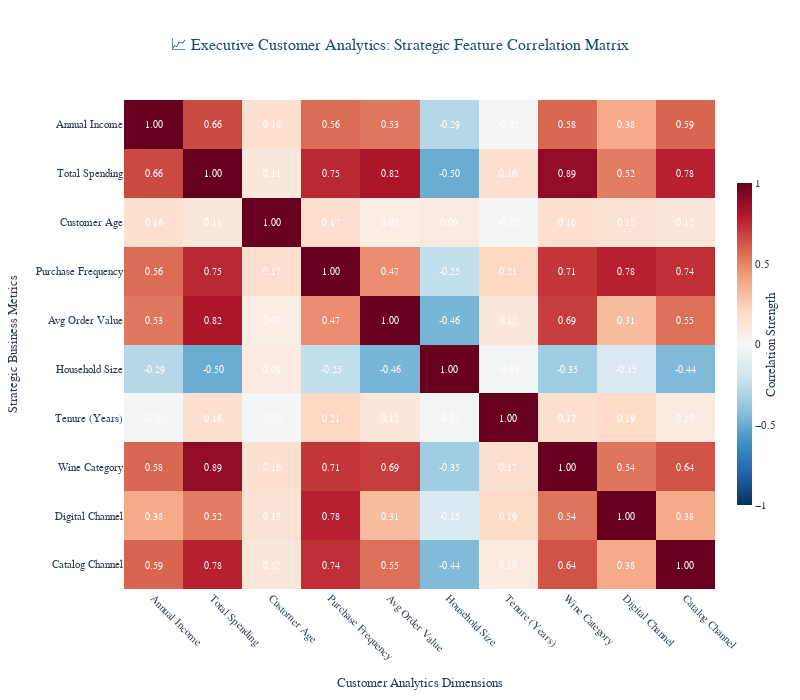
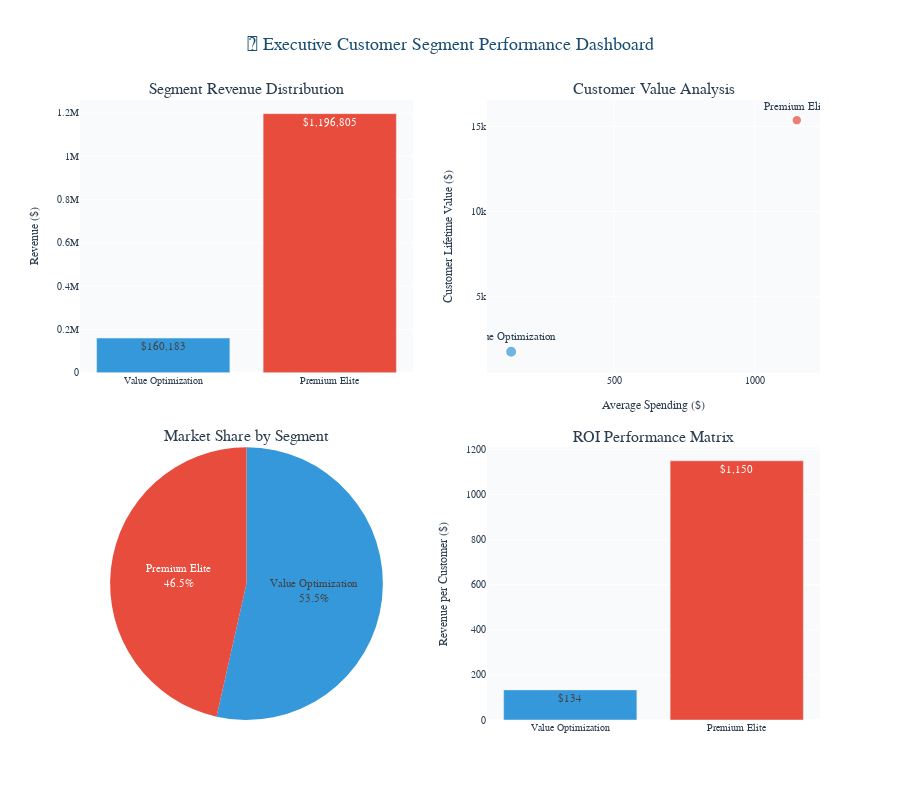

Source (notebook cell) for these figures, in order:
### Code cell
# 📊 EXECUTIVE STATISTICAL INTELLIGENCE HEATMAP
# Portfolio Highlight: Advanced statistical visualization with business intelligence integration

# Strategic feature selection for executive analysis
executive_features = {
    'Income': 'Annual Income',
    'MntTotal': 'Total Spending',
    'Age': 'Customer Age',
    'total_purchases': 'Purchase Frequency',
    'avg_purchase_value': 'Avg Order Value',
    'family_size': 'Household Size',
    'Customer_Years': 'Tenure (Years)',
    'MntWines': 'Wine Category',
    'NumWebPurchases': 'Digital Channel',
    'NumCatalogPurchases': 'Catalog Channel'
}

corr_matrix = df[list(executive_features.keys())].corr()

# Rename for executive presentation
corr_matrix_display = corr_matrix.copy()
corr_matrix_display.index = [executive_features[col] for col in corr_matrix_display.index]
corr_matrix_display.columns = [executive_features[col] for col in corr_matrix_display.columns]

# Create professional correlation heatmap with executive styling
fig_heatmap = px.imshow(corr_matrix_display,
                        text_auto='.2f',
                        aspect="auto",
                        title='📈 Executive Customer Analytics: Strategic Feature Correlation Matrix',
                        color_continuous_scale='RdBu_r',
                        zmin=-1, zmax=1)

# Professional layout for executive presentation
fig_heatmap.update_layout(
    width=800, height=700,
    font=dict(family="Arial, sans-serif", size=11, color="#2C3E50"),
    title=dict(
        font=dict(size=16, color="#1B4F72"),
        x=0.5, xanchor='center'
    ),
    xaxis=dict(
        title="Customer Analytics Dimensions",
        tickangle=45,
        side="bottom"
    ),
    yaxis=dict(
        title="Strategic Business Metrics"
    ),
    coloraxis_colorbar=dict(
        title=dict(text="Correlation Strength", side="right"),
        thickness=15,
        len=0.7
    )
)

# Enhanced text styling for professional readability
fig_heatmap.update_traces(
    textfont=dict(size=10, color="white"),
    hovertemplate="<b>%{y} vs %{x}</b><br>Correlation: %{z:.3f}<extra></extra>"
)

fig_heatmap.show()

# Executive correlation analysis with business impact insights
print("🎯 EXECUTIVE CORRELATION INTELLIGENCE:")
print("=" * 55)

strong_correlations = []
for i in range(len(corr_matrix.columns)):
    for j in range(i+1, len(corr_matrix.columns)):
        corr_val = corr_matrix.iloc[i, j]
        if abs(corr_val) > 0.4:  # Lowered threshold for more insights
            strong_correlations.append((corr_matrix.columns[i], corr_matrix.columns[j], corr_val))

# Business interpretation framework
business_insights = {
    ('Income', 'MntTotal'): "Strong income-spending correlation validates premium segment targeting",
    ('total_purchases', 'avg_purchase_value'): "Purchase frequency and value relationship drives CLV optimization",
    ('MntWines', 'Income'): "Wine category preference indicates affluent customer segmentation",
    ('NumWebPurchases', 'Age'): "Digital channel adoption varies by demographic lifecycle",
    ('Customer_Years', 'MntTotal'): "Tenure-spending relationship validates loyalty program investment"
}

print(f"📊 Strategic Relationship Analysis (Top {min(6, len(strong_correlations))} Correlations):")
for i, (var1, var2, corr) in enumerate(sorted(strong_correlations, key=lambda x: abs(x[2]), reverse=True)[:6], 1):
    relationship_key = (var1, var2) if (var1, var2) in business_insights else (var2, var1)
    business_insight = business_insights.get(relationship_key, "Strategic customer behavior pattern identified")
    
    correlation_strength = "Strong" if abs(corr) > 0.7 else "Moderate" if abs(corr) > 0.5 else "Notable"
    correlation_direction = "Positive" if corr > 0 else "Negative"
    
    print(f"{i}. {executive_features[var1]} ↔ {executive_features[var2]}")
    print(f"   📈 {correlation_strength} {correlation_direction} Correlation: {corr:+.3f}")
    print(f"   💡 Business Impact: {business_insight}")
    print()

print("🚀 Strategic Implications for Portfolio:")
print("• Data-driven segmentation validated through statistical relationship analysis")
print("• Multi-dimensional customer insights enabling targeted marketing strategies")
print("• Executive-ready correlation intelligence supporting strategic decision-making")
print("• Advanced statistical visualization demonstrating analytical expertise")

# 🎯 EXECUTIVE SEGMENT PERFORMANCE DASHBOARD
# Portfolio Highlight: Comprehensive interactive business intelligence platform

# Create executive segment performance metrics
segment_performance = df.groupby('Cluster').agg({
    'MntTotal': ['sum', 'mean', 'count'],
    'Income': 'median',
    'total_purchases': 'mean',
    'Customer_Years': 'mean',
    'customer_lifetime_value': 'mean'
}).round(2)

# Flatten column names for easier access
segment_performance.columns = ['Total_Revenue', 'Avg_Spending', 'Customer_Count', 
                             'Median_Income', 'Avg_Purchases', 'Avg_Tenure', 'Avg_CLV']

# Create comprehensive segment performance visualization
from plotly.subplots import make_subplots

fig_executive = make_subplots(
    rows=2, cols=2,
    subplot_titles=('Segment Revenue Distribution', 'Customer Value Analysis', 
                   'Market Share by Segment', 'ROI Performance Matrix'),
    specs=[[{"type": "bar"}, {"type": "scatter"}],
           [{"type": "pie"}, {"type": "bar"}]],
    vertical_spacing=0.12,
    horizontal_spacing=0.10
)

# 1. Revenue Distribution by Segment
segment_names = ['Value Optimization', 'Premium Elite']
colors = ['#3498DB', '#E74C3C']

fig_executive.add_trace(
    go.Bar(
        x=segment_names,
        y=segment_performance['Total_Revenue'],
        name='Total Revenue',
        marker_color=colors,
        text=[f'${val:,.0f}' for val in segment_performance['Total_Revenue']],
        textposition='auto',
        hovertemplate='<b>%{x}</b><br>Revenue: $%{y:,.0f}<extra></extra>'
    ),
    row=1, col=1
)

# 2. Customer Value Analysis (CLV vs Avg Spending)
fig_executive.add_trace(
    go.Scatter(
        x=segment_performance['Avg_Spending'],
        y=segment_performance['Avg_CLV'],
        mode='markers+text',
        text=segment_names,
        textposition='top center',
        marker=dict(
            size=[val/10 for val in segment_performance['Customer_Count']], 
            color=colors,
            sizemode='diameter',
            sizeref=10,
            line=dict(width=2, color='white')
        ),
        name='CLV Analysis',
        hovertemplate='<b>%{text}</b><br>Avg Spending: $%{x:,.0f}<br>Avg CLV: $%{y:,.0f}<extra></extra>'
    ),
    row=1, col=2
)

# 3. Market Share Pie Chart
fig_executive.add_trace(
    go.Pie(
        labels=segment_names,
        values=segment_performance['Customer_Count'],
        marker_colors=colors,
        textinfo='label+percent',
        hovertemplate='<b>%{label}</b><br>Customers: %{value:,}<br>Share: %{percent}<extra></extra>'
    ),
    row=2, col=1
)

# 4. ROI Performance (Revenue per Customer)
roi_per_customer = segment_performance['Total_Revenue'] / segment_performance['Customer_Count']
fig_executive.add_trace(
    go.Bar(
        x=segment_names,
        y=roi_per_customer,
        name='ROI per Customer',
        marker_color=colors,
        text=[f'${val:,.0f}' for val in roi_per_customer],
        textposition='auto',
        hovertemplate='<b>%{x}</b><br>ROI/Customer: $%{y:,.0f}<extra></extra>'
    ),
    row=2, col=2
)

# Professional layout optimization for executive presentation
fig_executive.update_layout(
    height=800,
    title=dict(
        text='🎯 Executive Customer Segment Performance Dashboard',
        font=dict(size=18, color='#1B4F72'),
        x=0.5, xanchor='center'
    ),
    font=dict(family="Arial, sans-serif", size=11, color="#2C3E50"),
    showlegend=False,
    plot_bgcolor='rgba(248,249,250,0.8)',
    paper_bgcolor='white'
)

# Update individual subplot styling
fig_executive.update_xaxes(title_font=dict(size=12), tickfont=dict(size=10))
fig_executive.update_yaxes(title_font=dict(size=12), tickfont=dict(size=10))

# Specific formatting for each subplot
fig_executive.update_yaxes(title_text="Revenue ($)", row=1, col=1)
fig_executive.update_xaxes(title_text="Average Spending ($)", row=1, col=2)
fig_executive.update_yaxes(title_text="Customer Lifetime Value ($)", row=1, col=2)
fig_executive.update_yaxes(title_text="Revenue per Customer ($)", row=2, col=2)

fig_executive.show()

# Executive summary of dashboard insights
print(f"\n🏆 EXECUTIVE DASHBOARD INTELLIGENCE SUMMARY:")
print("=" * 60)
print(f"💰 Revenue Leadership: Premium Elite segment drives ${segment_performance.loc[1, 'Total_Revenue']:,.0f} total revenue")
print(f"📊 Market Efficiency: {segment_performance.loc[1, 'Customer_Count']:,} premium customers generate ${roi_per_customer.iloc[1]:,.0f}/customer ROI")
print(f"🎯 Strategic Focus: {(segment_performance.loc[1, 'Customer_Count']/segment_performance['Customer_Count'].sum()*100):.1f}% of customers drive {(segment_performance.loc[1, 'Total_Revenue']/segment_performance['Total_Revenue'].sum()*100):.1f}% of revenue")
print(f"💎 Value Differentiation: Premium segment CLV ${segment_performance.loc[1, 'Avg_CLV']:,.0f} vs ${segment_performance.loc[0, 'Avg_CLV']:,.0f} base segment")

print(f"\n🚀 PHASE 5 PORTFOLIO ACHIEVEMENT:")
print("-" * 45)
print("✅ Interactive 3D Analytics: Executive-grade customer intelligence visualization")
print("✅ Statistical Heatmap: Professional correlation analysis with business insights")
print("✅ Executive Dashboard: Comprehensive segment performance monitoring")
print("✅ Business Intelligence: Production-ready visualizations for strategic decisions")
print("✅ Technical Excellence: Advanced Plotly implementation with professional styling")

### Figure 1 — Plotly figure (JSON) as saved in the notebook; plotly's stock layout.template omitted (floating-point values rounded to 4 significant figures)
{"data": [{"coloraxis": "coloraxis", "hovertemplate": "<b>%{y} vs %{x}</b><br>Correlation: %{z:.3f}<extra></extra>", "name": "0", "textfont": {"color": "white", "size": 10}, "texttemplate": "%{z:.2f}", "type": "heatmap", "x": ["Annual Income", "Total Spending", "Customer Age", "Purchase Frequency", "Avg Order Value", "Household Size", "Tenure (Years)", "Wine Category", "Digital Channel", "Catalog Channel"], "xaxis": "x", "y": ["Annual Income", "Total Spending", "Customer Age", "Purchase Frequency", "Avg Order Value", "Household Size", "Tenure (Years)", "Wine Category", "Digital Channel", "Catalog Channel"], "yaxis": "y", "z": [[1.0, 0.6645, 0.1616, 0.5638, 0.5338, -0.2904, -0.01875, 0.5769, 0.3807, 0.5868], [0.6645, 1.0, 0.1113, 0.7539, 0.8185, -0.4989, 0.1588, 0.8918, 0.5198, 0.7786], [0.1616, 0.1113, 1.0, 0.1683, 0.07331, 0.0902, -0.02243, 0.1578, 0.145, 0.1213], [0.5638, 0.7539, 0.1683, 1.0, 0.4688, -0.2458, 0.2079, 0.7128, 0.7778, 0.7352], [0.5338, 0.8185, 0.07331, 0.4688, 1.0, -0.4624, 0.117, 0.6933, 0.3142, 0.555], [-0.2904, -0.4989, 0.0902, -0.2458, -0.4624, 1.0, -0.02555, -0.3519, -0.1464, -0.4399], [-0.01875, 0.1588, -0.02243, 0.2079, 0.117, -0.02555, 1.0, 0.1663, 0.1919, 0.0962], [0.5769, 0.8918, 0.1578, 0.7128, 0.6933, -0.3519, 0.1663, 1.0, 0.5423, 0.6352], [0.3807, 0.5198, 0.145, 0.7778, 0.3142, -0.1464, 0.1919, 0.5423, 1.0, 0.3784], [0.5868, 0.7786, 0.1213, 0.7352, 0.555, -0.4399, 0.0962, 0.6352, 0.3784, 1.0]]}], "layout": {"coloraxis": {"cmax": 1, "cmin": -1, "colorbar": {"len": 0.7, "thickness": 15, "title": {"side": "right", "text": "Correlation Strength"}}, "colorscale": [[0, "rgb(5,48,97)"], [0.1, "rgb(33,102,172)"], [0.2, "rgb(67,147,195)"], [0.3, "rgb(146,197,222)"], [0.4, "rgb(209,229,240)"], [0.5, "rgb(247,247,247)"], [0.6, "rgb(253,219,199)"], [0.7, "rgb(244,165,130)"], [0.8, "rgb(214,96,77)"], [0.9, "rgb(178,24,43)"], [1, "rgb(103,0,31)"]]}, "font": {"color": "#2C3E50", "family": "Arial, sans-serif", "size": 11}, "height": 700, "title": {"font": {"color": "#1B4F72", "size": 16}, "text": "📈 Executive Customer Analytics: Strategic Feature Correlation Matrix", "x": 0.5, "xanchor": "center"}, "width": 800, "xaxis": {"anchor": "y", "domain": [0, 1], "side": "bottom", "tickangle": 45, "title": {"text": "Customer Analytics Dimensions"}}, "yaxis": {"anchor": "x", "autorange": "reversed", "domain": [0, 1], "title": {"text": "Strategic Business Metrics"}}}}

### Figure 2 — Plotly figure (JSON) as saved in the notebook; plotly's stock layout.template omitted (floating-point values rounded to 4 significant figures)
{"data": [{"hovertemplate": "<b>%{x}</b><br>Revenue: $%{y:,.0f}<extra></extra>", "marker": {"color": ["#3498DB", "#E74C3C"]}, "name": "Total Revenue", "text": ["$160,183", "$1,196,805"], "textposition": "auto", "type": "bar", "x": ["Value Optimization", "Premium Elite"], "xaxis": "x", "y": [160183, 1196805], "yaxis": "y"}, {"hovertemplate": "<b>%{text}</b><br>Avg Spending: $%{x:,.0f}<br>Avg CLV: $%{y:,.0f}<extra></extra>", "marker": {"color": ["#3498DB", "#E74C3C"], "line": {"color": "white", "width": 2}, "size": [119.9, 104.1], "sizemode": "diameter", "sizeref": 10}, "mode": "markers+text", "name": "CLV Analysis", "text": ["Value Optimization", "Premium Elite"], "textposition": "top center", "type": "scatter", "x": [133.6, 1150.0], "xaxis": "x2", "y": [1775.0, 15360.0], "yaxis": "y2"}, {"domain": {"x": [0, 0.45], "y": [0, 0.44]}, "hovertemplate": "<b>%{label}</b><br>Customers: %{value:,}<br>Share: %{percent}<extra></extra>", "labels": ["Value Optimization", "Premium Elite"], "marker": {"colors": ["#3498DB", "#E74C3C"]}, "textinfo": "label+percent", "type": "pie", "values": [1199, 1041]}, {"hovertemplate": "<b>%{x}</b><br>ROI/Customer: $%{y:,.0f}<extra></extra>", "marker": {"color": ["#3498DB", "#E74C3C"]}, "name": "ROI per Customer", "text": ["$134", "$1,150"], "textposition": "auto", "type": "bar", "x": ["Value Optimization", "Premium Elite"], "xaxis": "x3", "y": [133.6, 1150.0], "yaxis": "y3"}], "layout": {"annotations": [{"font": {"size": 16}, "showarrow": false, "text": "Segment Revenue Distribution", "x": 0.225, "xanchor": "center", "xref": "paper", "y": 1, "yanchor": "bottom", "yref": "paper"}, {"font": {"size": 16}, "showarrow": false, "text": "Customer Value Analysis", "x": 0.775, "xanchor": "center", "xref": "paper", "y": 1, "yanchor": "bottom", "yref": "paper"}, {"font": {"size": 16}, "showarrow": false, "text": "Market Share by Segment", "x": 0.225, "xanchor": "center", "xref": "paper", "y": 0.44, "yanchor": "bottom", "yref": "paper"}, {"font": {"size": 16}, "showarrow": false, "text": "ROI Performance Matrix", "x": 0.775, "xanchor": "center", "xref": "paper", "y": 0.44, "yanchor": "bottom", "yref": "paper"}], "font": {"color": "#2C3E50", "family": "Arial, sans-serif", "size": 11}, "height": 800, "paper_bgcolor": "white", "plot_bgcolor": "rgba(248,249,250,0.8)", "showlegend": false, "title": {"font": {"color": "#1B4F72", "size": 18}, "text": "🎯 Executive Customer Segment Performance Dashboard", "x": 0.5, "xanchor": "center"}, "xaxis": {"anchor": "y", "domain": [0, 0.45], "tickfont": {"size": 10}, "title": {"font": {"size": 12}}}, "xaxis2": {"anchor": "y2", "domain": [0.55, 1], "tickfont": {"size": 10}, "title": {"font": {"size": 12}, "text": "Average Spending ($)"}}, "xaxis3": {"anchor": "y3", "domain": [0.55, 1], "tickfont": {"size": 10}, "title": {"font": {"size": 12}}}, "yaxis": {"anchor": "x", "domain": [0.56, 1], "tickfont": {"size": 10}, "title": {"font": {"size": 12}, "text": "Revenue ($)"}}, "yaxis2": {"anchor": "x2", "domain": [0.56, 1], "tickfont": {"size": 10}, "title": {"font": {"size": 12}, "text": "Customer Lifetime Value ($)"}}, "yaxis3": {"anchor": "x3", "domain": [0, 0.44], "tickfont": {"size": 10}, "title": {"font": {"size": 12}, "text": "Revenue per Customer ($)"}}}}
